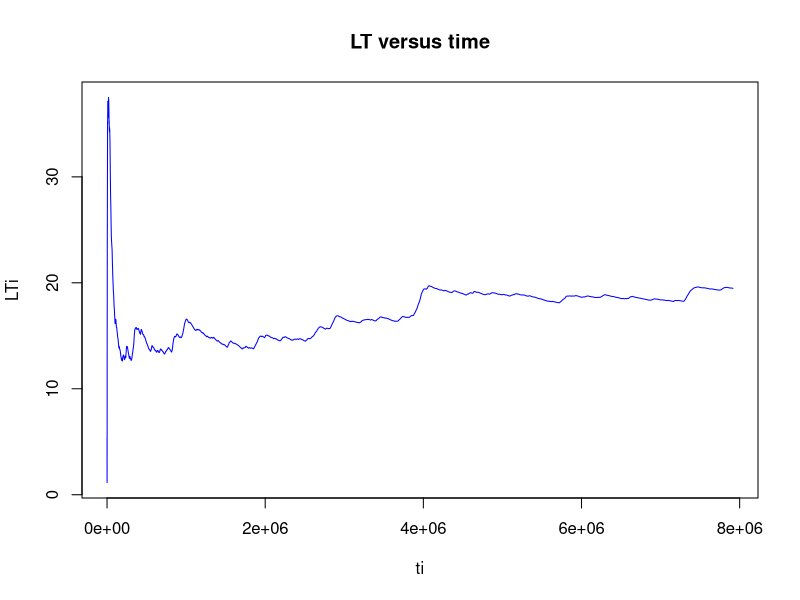

Here is the R script that generated this plot: (Note: a time limit stopped this script after it produced the figure.)
##########################################
#         SMDE - Queueing Theory         #
#            Evaluating G/G/1            #
#   Albert Cerezo - acerezo@ac.upc.edu   #
#       Eloy Gil - eloy@ac.upc.edu       #
##########################################

## Effects of service times following a long-tailed distribution.

a = 0.6135
b = 4

# Euler 
euler1 = gamma((a+1)/a)
euler2 = gamma((a+2)/a)

Ex = b*euler1                     # Mean (E[x])
VarX = b^2*(euler2 - euler1^2)    # Variance (Var[x])
stdVarX = sqrt(VarX)              # std. dev.
Cx = stdVarX / Ex                 # Coefficient of variation (C[x])


## The effect of long tailed service times on G/G/1.

# Using the assigned Erlang Distribution
k = 4 
e_stage = 19.75
e_tau = 79
mean_erlang = e_tau               # E[x] = k * e_stage
var_erlang = k / ((1/e_stage)^2)  # Var[x], sigma^2 (arrivals)
std_var_erlang = sqrt(var_erlang) # stdVar[x], sigma (arrival)
lambda = 1 / mean_erlang          # lambda

# Value of a & b for each Traffic Factor
b_list = NULL
tf <-  c(0.4, 0.7, 0.85, 0.925)
for (p in tf) {
  b = (p*mean_erlang) / euler1  # b (scale)
  mhu = 1/(b*euler1)            # mhu 
  theta = lambda / mhu          # theta 
  C = theta                     # C(s, theta)
  var_weibull = b^2*(euler2 - euler1^2)  # Var[x], sigma^2 (service)
  # Lq 
  Lq_m = C*p / (1-p)            
  Lq = Lq_m * ((lambda^2 * var_erlang + mhu^2 * var_weibull))/2
  # E[x] = Wq, average waiting time
  Wq = (C * (lambda^2 * var_erlang + mhu^2 * var_weibull)) / (2 * mhu * (1-p))  
  print(paste("Traffic Factor", p, " b = ", b, " Wq: ", Wq))
  b_list <- c(b_list, b)  # Saving b list to use it later
}

simulate <- function(seed, a, b, k, e_st, N) {
  L = Lq = W = Wq = t = 0
  LTi = ti = NULL
  theta = -Inf
  WeibullNum = rweibull(N, a, b)
  erlangNum = rgamma(N, k, 1/e_st)
  set.seed(seed)

  for (i in 1:N) {
    ts = max(theta, t)    # 1
    x_i = WeibullNum[i]   # 2
    theta = ts + x_i      # 3

    wi = li = theta - t   # 5a
    L = L + li            #
    Lt = L / t
    
    LTi <- c(LTi, Lt)     # Saving to 
    ti <- c(ti, t)        # plot later
    
    W = W + wi
    
    lqi = wqi = ts - t    # 5b
    Lq = Lq + lqi         # 
    Wq = Wq + wqi         #
    
    if (i < N) {          # 4
      tau = erlangNum[i]  #
      t = t + tau         #
    }                     #
  }
  
  W = W / N
  Wq = Wq / N
  L = L / t
  Lq = Lq / t
  plot(ti, LTi, type="l", main="LT versus time", col="blue")    # Plot data LTi vs. i time
  returnlist = list(W, Wq, L, Lq, LTi, ti)                      # Return results
}

# Initialization 
W_v = Wq_v = L_v = Lq_v = NULL
seed = 157      # Starting seed
N = 100000      # Number of clients
NumTests = 10   # Number of simulations per scale
k = 4           # K
e_st = 19.75    # E(stage)
a = 0.6135      # Shape
# b_list = c(21.6068526614056, 37.8119921574598, 45.9145619054869, 49.9658467795004) # Saved in line 49
b = b_list[4]   # Scale (b factor) to simulate [1-4]

print(paste("Simulation with b = ", b))
for (j in 1:NumTests) {
  seed = seed + j                             # Refreshing seed value
  result = simulate(seed, a, b, k, e_st, N)   # Starting simulation
  W = result[[1]]                             # Extracting simulation results
  Wq = result[[2]]
  L = result[[3]]
  Lq = result[[4]]
  LTi = result[[5]]
  ti = result[[6]]
  W_v = c(W_v, W)
  Wq_v = c(Wq_v, Wq)
  L_v = c(L_v, L)
  Lq_v = c(Lq_v, Lq)
}

# Printing simulation results
print(paste("W mean: ", mean(W_v), "| Std dev.: ", sd(W_v)))    # Avg time in the system and its std. dev.
print(paste("Wq mean: ", mean(Wq_v), "| Std dev.: ", sd(Wq_v))) # Avg time in the queue and its std. dev.
print(paste("L mean: ", mean(L_v), "| Std dev.: ", sd(L_v)))    # Avg system occupation and its std. dev.
print(paste("Lq mean: ", mean(Lq_v), "| Std dev.: ", sd(Lq_v))) # Avg queue occupation and its std. dev.
